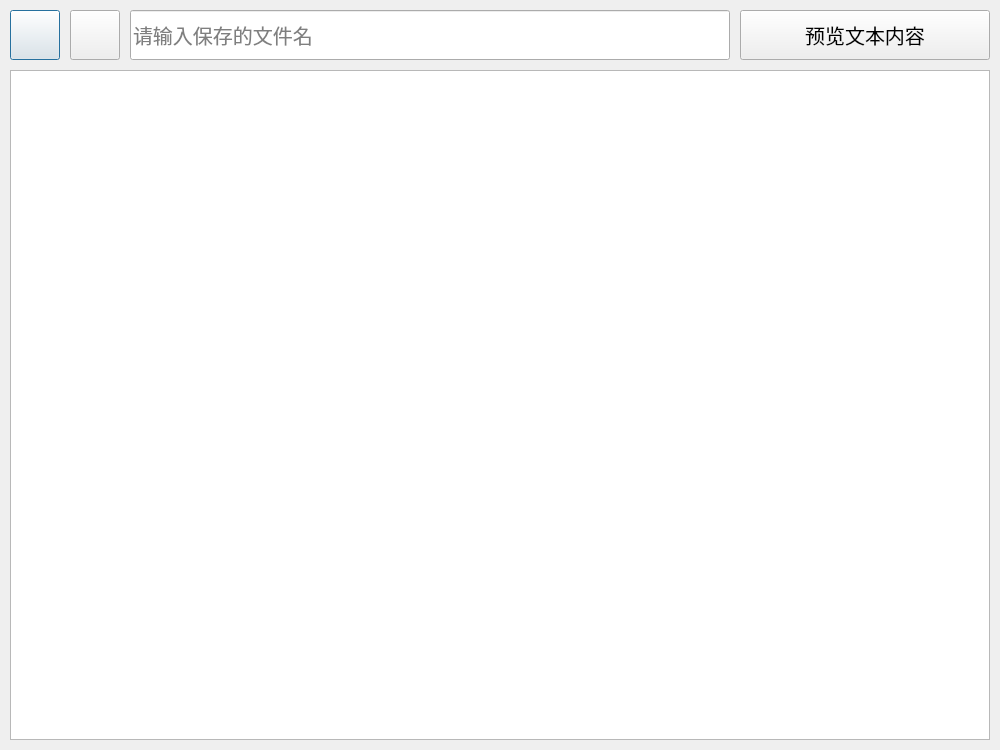
<?xml version="1.0" encoding="UTF-8"?>
<ui version="4.0">
 <class>Dialog</class>
 <widget class="QDialog" name="Dialog">
  <property name="geometry">
   <rect>
    <x>0</x>
    <y>0</y>
    <width>1000</width>
    <height>750</height>
   </rect>
  </property>
  <property name="windowTitle">
   <string>Dialog</string>
  </property>
  <widget class="QTextEdit" name="textEdit">
   <property name="geometry">
    <rect>
     <x>10</x>
     <y>70</y>
     <width>980</width>
     <height>670</height>
    </rect>
   </property>
   <property name="font">
    <font>
     <pointsize>10</pointsize>
    </font>
   </property>
  </widget>
  <widget class="QPushButton" name="save">
   <property name="geometry">
    <rect>
     <x>10</x>
     <y>10</y>
     <width>50</width>
     <height>50</height>
    </rect>
   </property>
   <property name="text">
    <string/>
   </property>
  </widget>
  <widget class="QPushButton" name="open">
   <property name="geometry">
    <rect>
     <x>70</x>
     <y>10</y>
     <width>50</width>
     <height>50</height>
    </rect>
   </property>
   <property name="text">
    <string/>
   </property>
  </widget>
  <widget class="QLineEdit" name="lineEdit">
   <property name="geometry">
    <rect>
     <x>130</x>
     <y>10</y>
     <width>600</width>
     <height>50</height>
    </rect>
   </property>
   <property name="font">
    <font>
     <pointsize>15</pointsize>
    </font>
   </property>
   <property name="text">
    <string/>
   </property>
   <property name="placeholderText">
    <string>请输入保存的文件名</string>
   </property>
  </widget>
  <widget class="QPushButton" name="see">
   <property name="geometry">
    <rect>
     <x>740</x>
     <y>10</y>
     <width>250</width>
     <height>50</height>
    </rect>
   </property>
   <property name="font">
    <font>
     <pointsize>15</pointsize>
    </font>
   </property>
   <property name="text">
    <string>预览文本内容</string>
   </property>
  </widget>
 </widget>
 <resources/>
 <connections/>
</ui>
